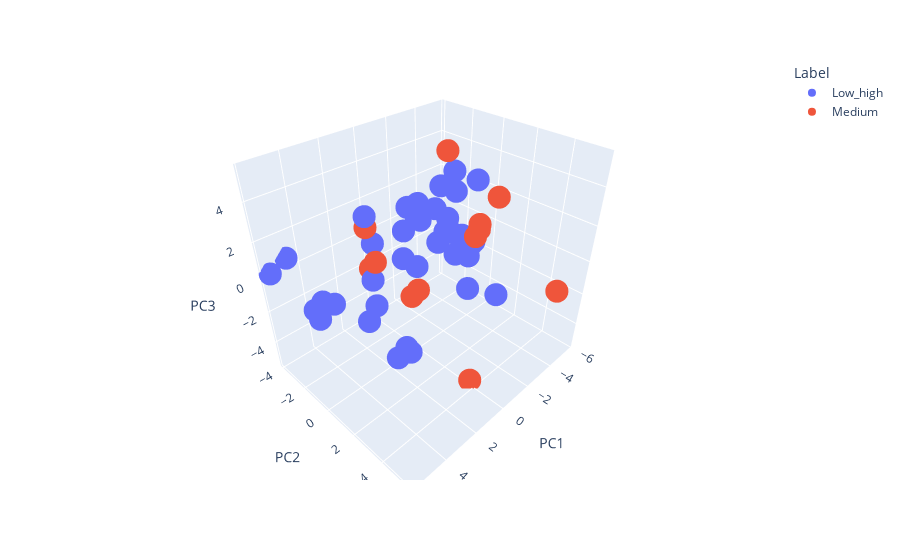

Here is the notebook cell this chart was saved with:
### Code cell
plot_PCA_3D(pc_df, pca)

### Figure 1 — Plotly figure (JSON) as saved in the notebook; plotly's stock layout.template omitted (floating-point values rounded to 4 significant figures; data arrays with more than 128 entries replaced by an {"elided": "..."} marker saying what was removed)
{"data": [{"hovertemplate": "Label=Low_high<br>PC1=%{x}<br>PC2=%{y}<br>PC3=%{z}<extra></extra>", "legendgroup": "Low_high", "marker": {"color": "#636efa", "symbol": "circle"}, "mode": "markers", "name": "Low_high", "scene": "scene", "showlegend": true, "type": "scatter3d", "x": {"elided": "668 float values"}, "y": {"elided": "668 float values"}, "z": {"elided": "668 float values"}}, {"hovertemplate": "Label=Medium<br>PC1=%{x}<br>PC2=%{y}<br>PC3=%{z}<extra></extra>", "legendgroup": "Medium", "marker": {"color": "#EF553B", "symbol": "circle"}, "mode": "markers", "name": "Medium", "scene": "scene", "showlegend": true, "type": "scatter3d", "x": {"elided": "332 float values"}, "y": {"elided": "332 float values"}, "z": {"elided": "332 float values"}}], "layout": {"legend": {"title": {"text": "Label"}, "tracegroupgap": 0}, "margin": {"t": 60}, "scene": {"domain": {"x": [0, 1], "y": [0, 1]}, "xaxis": {"title": {"text": "PC1"}}, "yaxis": {"title": {"text": "PC2"}}, "zaxis": {"title": {"text": "PC3"}}}, "showlegend": true}}
